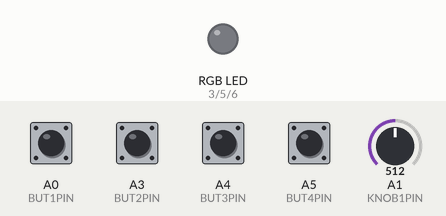
Recording of a sketch running on a simulated Arduino Uno, built with avr-gcc and run on an emulated ATmega328P. Shown: an RGB LED mixed from three pins (HIGH = lit). Dashed ring = blinking. The test bench sets the inputs (shaded band); at power-on: A0 (BUT1PIN), A3 (BUT2PIN), A4 (BUT3PIN), A5 (BUT4PIN) HIGH, A1 (KNOB1PIN) = 512. Dim RGB values are drawn brighter than linear; random numbers use the default seed unless the sketch sets one.

Above: at 1.2 s.
1.3 s: A5 (BUT4PIN) pulled LOW for 0.15 s
At 1.45 s:
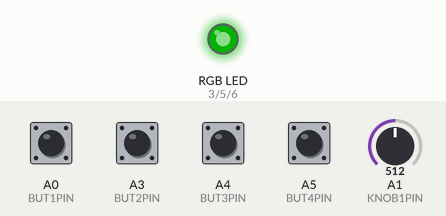
3.0 s: A0 (BUT1PIN) pulled LOW for 0.15 s
At 4.2 s:
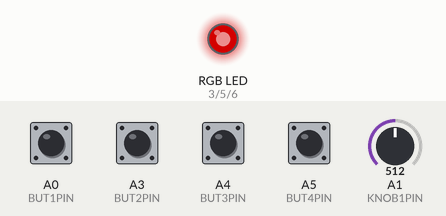
4.6 s: A3 (BUT2PIN) pulled LOW for 0.15 s
At 5.4 s:
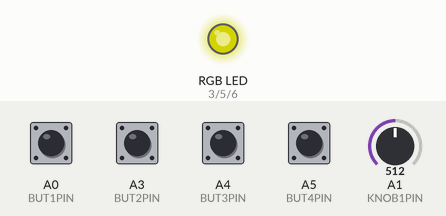
6.2 s: A4 (BUT3PIN) pulled LOW for 0.15 s
At 6.6 s:
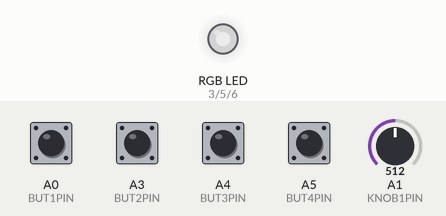
7.8 s: A5 (BUT4PIN) pulled LOW for 1 s
At 8.15 s:
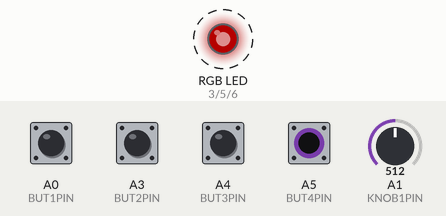
10.8 s: A0 (BUT1PIN) pulled LOW for 1 s
At 11.3 s:
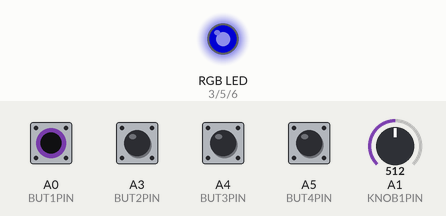
Timing chart, 0 to 13.8 s (numbered marks = the images above; inputs shaded):
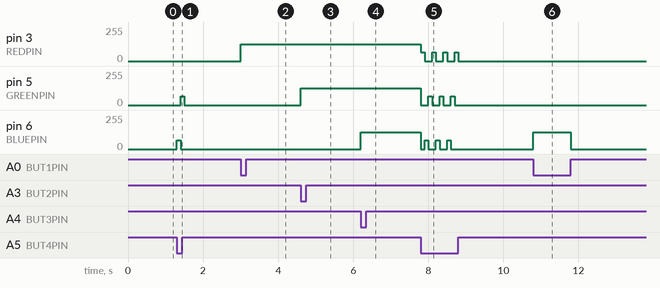

The sketch:

RGBLED_STRIP_BEATS.ino
```cpp
// * * * * * * * * * RGB LED BEATS * * * * * * * * * * *
// Fashes all LED ligts on a 5050 strip a color.
// Connect 12v 5A powersupply to arduino power plug
// vin in to power on strip

// - -          __Controling RGB LEDS in the strip__
//
// - -   I t    J u s t    T a k e s     a     l i l - l o v e  - -
//
// - -
// Each light is controlled via power rails on the strip
// All lights change at the same time. (hence the beats)
// A PWM signal from arduino controls irf520 mosfets for
// each color of the strip.

//  *note : V1 has only red blue colors

#define REDPIN 3
#define BLUEPIN 6 //  use to be 5
#define GREENPIN 5 // 6

#define BUT1PIN A0
#define BUT2PIN A3
#define BUT3PIN A4
#define BUT4PIN A5

// analog Brightness
#define KNOB1PIN A1

#define FADESPEED 10
#define RATE 1 // 1 smaller step // 5 bigger steps

void setup() {
  pinMode(REDPIN, OUTPUT);
  pinMode(BLUEPIN, OUTPUT);
  pinMode(GREENPIN, OUTPUT);

  pinMode(KNOB1PIN, INPUT);

  pinMode(BUT1PIN, INPUT_PULLUP);
  pinMode(BUT2PIN, INPUT_PULLUP);
  pinMode(BUT3PIN, INPUT_PULLUP);
  pinMode(BUT4PIN, INPUT_PULLUP);

  Serial.begin(9600);
}

//  Input Buttons r, g, b, modeSelect
int but1, but2, but3, but4;

// Mode Select
int mode = 0;
// 0 - controll mode
// 1 - auto play
// 2 - set color mode
#define NUMMODES 3


// Timer
unsigned long currentMillis = 0;
unsigned long previousMillis = 0;
int stepMillis = 3333;
#define MINSTEP 5
#define MAXSTEP 9999

// step variables
int interval = 10;
int rvalue = 0;
int rstep = 10;

int rValue, gValue, bValue;
int brightness = 100; // Current Brightness of each led 0 - 255 PWM
int ainput = 0;
int analogBrightness = 0; // Reading from knob mapped to 0 - 255
int rBrightness = 10;
int gBrightness = 10;
int bBrightness = 10;

void getInput() {
  but1 = digitalRead(BUT1PIN);
  but2 = digitalRead(BUT2PIN);
  but3 = digitalRead(BUT3PIN);
  but4 = digitalRead(BUT4PIN);

  ainput = analogRead(KNOB1PIN);
  //delay(5); // Maybe Need for more stable
  analogBrightness = map(ainput, 0, 1023, 0 ,255);
  // Sets current LED Brightness
  brightness = analogBrightness;

}
void loop() {

  // Update timer
  currentMillis = millis();


  getInput();


  // Testing
//  Serial.print("dankyny /n");
//  String cock = String(analogBrightness);
//  Serial.print(cock);

 // Mode Button Pressed
 if (but4) {
    // nothing
  } else {
    // pressed
    // Mode on
    mode += 1;
    mode = mode % NUMMODES;
//    if( mode == 1 ) {
//      // Exit Automation Mode
//      mode = 0;
//      // Set all on lights to off
////      analogWrite(REDPIN, 0);
////      analogWrite(GREENPIN, 0);
////      analogWrite(BLUEPIN, 0);
//    } else {
//      mode = 1;
//    }


  // flash color to signify Mode change transition
    analogWrite(REDPIN, 0);
    analogWrite(GREENPIN, 0);
    analogWrite(BLUEPIN, 0);

    if (mode == 0 ) {
      analogWrite(REDPIN, 64);
      delay(100);
      analogWrite(REDPIN, 0);
    } else if (mode ==  1 ) {
      analogWrite(BLUEPIN, 64);
      delay(100);
      analogWrite(BLUEPIN, 0);
    } else { // mode 2
      analogWrite(GREENPIN, 64);
      delay(100);
      analogWrite(GREENPIN, 0);
    }
  }


  // Toggles autoPlay
  if( mode == 1 ) {
    // Do the magical jucy thing. :-D

    // check if step time ellapsed
    // do a step
    stepMillis = map(ainput, 0, 1023, MINSTEP, MAXSTEP);

    if  (currentMillis - previousMillis >= stepMillis) {
      previousMillis = currentMillis;

      // update each color 1 step
      rValue = random(255);
      gValue = random(255);
      bValue = random(255);
      analogWrite(REDPIN, rValue);
      analogWrite(GREENPIN, gValue);
      analogWrite(BLUEPIN, bValue);

    }

  } else if (mode == 0) {
    // In controll Mode No automation needed
    // Use button states to light LEDs and turn them off

    if (but1) {
      analogWrite(BLUEPIN, 0);
    } else {
      analogWrite(BLUEPIN, brightness);
    }

    if (but2) {
      analogWrite(GREENPIN, 0);
    } else {
      analogWrite(GREENPIN, brightness);
    }
    if (but3) {
      analogWrite(REDPIN, 0);
    } else {
      analogWrite(REDPIN, brightness);
    }

  } else { // mode == 2

    //Set individule brightness

    if (but1) {
      //analogWrite(BLUEPIN, 0);
    } else {
       rBrightness = analogBrightness;
       analogWrite(REDPIN, rBrightness);
    }

    if (but2) {

    } else {
      gBrightness = analogBrightness;
      analogWrite(GREENPIN, gBrightness);
    }
    if (but3) {

    } else {
      bBrightness = analogBrightness;
      analogWrite(BLUEPIN, bBrightness);
    }

  }


}
```

Measured:
- after the input at 1.3 s, pin 5 (GREENPIN): 0/255 → 64/255 after 0.10 s, → 0/255 0.10 s later; pin 6 (BLUEPIN): 0/255 → 64/255 at once, → 0/255 0.10 s later
- after the input at 3.0 s, pin 3 (REDPIN): 0/255 → 127/255 at once
- after the input at 4.6 s, pin 5 (GREENPIN): 0/255 → 127/255 at once
- after the input at 6.2 s, pin 6 (BLUEPIN): 0/255 → 127/255 at once
- after the input at 7.8 s, pin 3 (REDPIN): alternates 64/255 for 0.10 s and 0/255 for 0.20 s, 8 changes in all, then stays 0/255, starting at once; pin 5 (GREENPIN): alternates 64/255 for 0.10 s and 0/255 for 0.20 s, 7 changes in all, then stays 0/255, starting at once
- after the input at 10.8 s, pin 6 (BLUEPIN): 0/255 → 127/255 at once, → 0/255 1.0 s later
